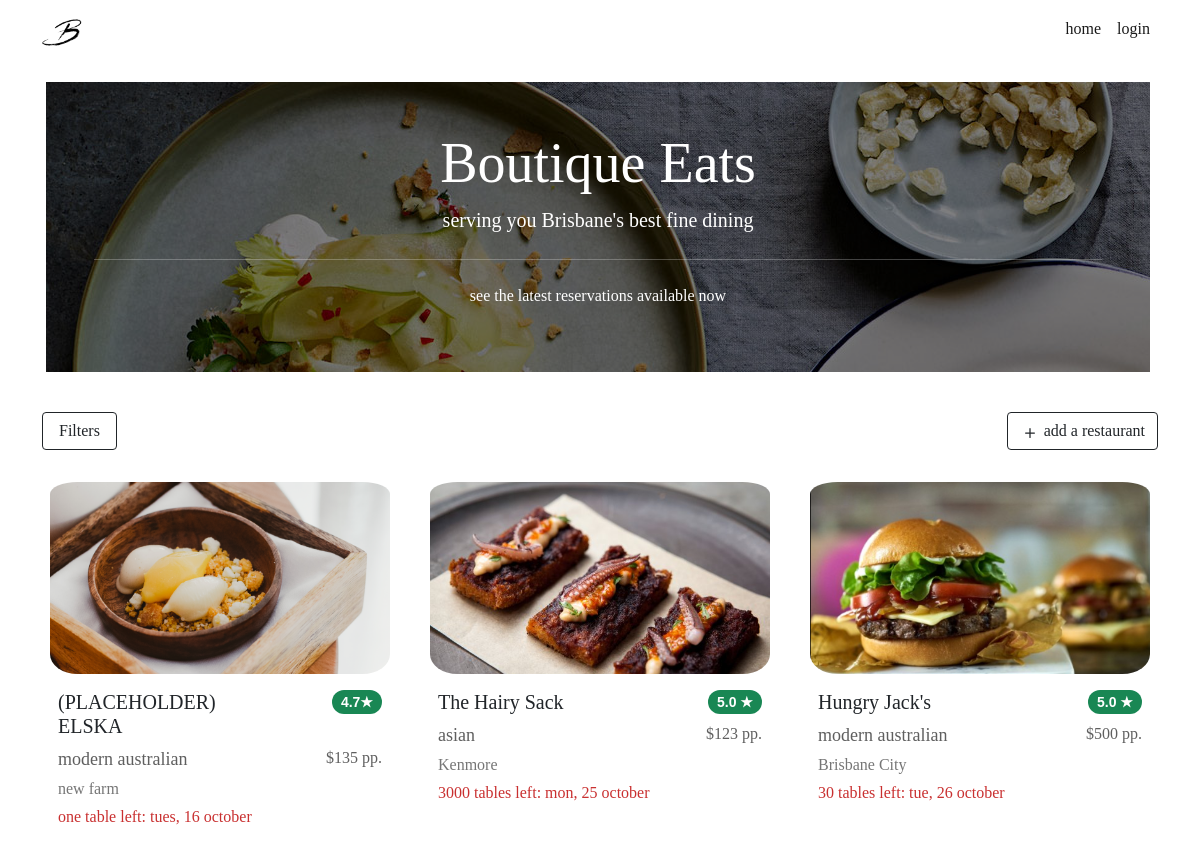
Before: / with the older database file.
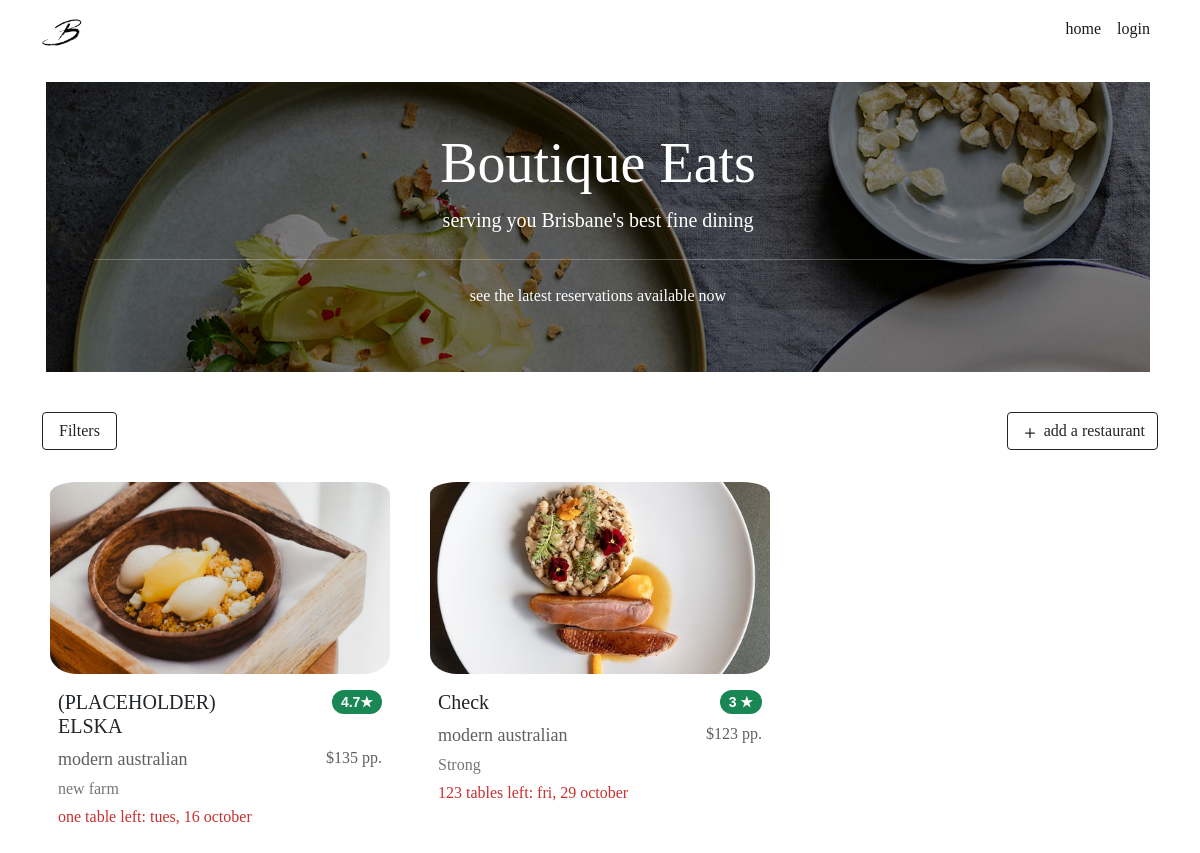
After: the same page with the newer database file.
### website/models.py (models this page shows, shortened)
class Restaurant(db.Model):
    __tablename__ = 'restaurants'
    __table_args__ = {'extend_existing': True}
    restaurant_id = db.Column(db.Integer, primary_key=True)
    name = db.Column(db.String(100), nullable=False)
    street = db.Column(db.String(150), nullable=False)
    suburb = db.Column(db.String(50), nullable=False)
    max_reservations = db.Column(db.Integer)
    caption = db.Column(db.String(200), nullable=False)
    description = db.Column(db.String(400), nullable=False)
    price = db.Column(db.Integer)
    cuisine_type = db.Column(db.String(30), nullable=False)
    num_courses = db.Column(db.Integer, nullable=False)
    website = db.Column(db.String(400))
    image = db.Column(db.String(400), nullable=False)
    comments = db.relationship('Comment', backref='restaurant')
    statuses = db.relationship('RestaurantStatus', backref='restaurant')
    reservations = db.relationship('Reservation', backref='restaurant')

class RestaurantStatus(db.Model):
    __tablename__ = 'restaurantstatuses'
    __table_args__ = {'extend_existing': True}
    restaurant_status_id = db.Column(db.Integer, primary_key=True)
    status = db.Column(db.String(100), nullable=False)
    at_time = db.Column(db.DateTime, default=datetime.now())
    restaurant_id = db.Column(db.Integer, db.ForeignKey('restaurants.restaurant_id'))

### website/views.py (the view)
@bp.route('/')
def index():
    restaurants = Restaurant.query.all()
    statuses = []
    for restaurant in restaurants:
        statuses.append(RestaurantStatus.query.filter_by(restaurant=restaurant).order_by(desc(RestaurantStatus.at_time)).first())
    return render_template("index.html", restaurants=restaurants, restaurant_statuses=statuses)

### website/templates/index.html (shortened to what this page needs)
{% extends 'base.html' %}
{% block content %}
<div class="container">
    <div class="row me-4 mt-auto">
        <div class="p-5 rounded-lg m-3"
            style="color: #ffffff; background: linear-gradient( rgba(0, 0, 0, 0.5), rgba(0, 0, 0, 0.5) ), url('../static/image/banner_many.jpg');">
            <h1 class="display-4 text-center">Boutique Eats</h1>
            <p class="lead text-center">serving you Brisbane's best fine dining</p>
            <hr class="my-4">
            <p class="text-center">see the latest reservations available now</p>
        </div>
    </div>
</div>
<div class="container">
    <div class="row mt-4 mb-2">
        <div class="col-12 col-md-6 col-lg-6">
            <button class="btn btn-outline-dark px-3" type="button" data-bs-toggle="collapse"
                data-bs-target="#filterMenu" aria-expanded="false" aria-controls="filterMenu">
                Filters
            </button>
        </div>
        <div class="col-12 col-md-6 col-lg-6">
            <a class="btn btn-outline-dark float-end" href="{{url_for('main.createrestaurant')}}" role="button">
                <svg xmlns="http://www.w3.org/2000/svg" width="20" height="20" fill="currentColor" class="bi bi-plus"
                    viewBox="0 0 16 16">
                    <path
                        d="M8 4a.5.5 0 0 1 .5.5v3h3a.5.5 0 0 1 0 1h-3v3a.5.5 0 0 1-1 0v-3h-3a.5.5 0 0 1 0-1h3v-3A.5.5 0 0 1 8 4z" />
                </svg>
                add a restaurant
            </a>
        </div>
    </div>
</div>
<div class="container">
    <div class="row mt-3 mt-lg-4 mt-sm-4">
        <div class="col-lg-4 col-md-12 pb-5 pb-lg-2 pb-md-5 pb-sm-4">
            <div class="card">
                <img src="../static/image/elska_2.png" class="card-img-top px-2 pt-2" alt="...">
                <div class="card-body">
                    <div class="row">
                        <div class="col-6 col-lg-8 col-md-6">
                            <div class="card-title">
                                <h5>(PLACEHOLDER) ELSKA</h5>
                            </div>
                        </div>
                        <div class="col-6 col-lg-4 col-md-6">
                            <span class="badge rounded-pill bg-success float-end">4.7&#9733;</span>
                        </div>
                    </div>
                    <div class="row">
                        <div class="col-8 col-lg-6">
                            <p class="card-text card-cuisine">
                                modern australian
                            </p>
                        </div>
                        <div class="col-4 col-lg-6 card-price">
                            $135 pp.
                        </div>
                    </div>
                    <div class="row mt-1">
                        <div class="card-text card-location">
                            new farm
                        </div>
                    </div>
                    <div class="row mt-1">
                        <div class="card-text card-seats">
                            one table left: tues, 16 october
                        </div>
                    </div>
                </div>
            </div>
        </div>
        {% for restaurant in restaurants %}
        <div class="col-lg-4 col-md-12 pb-5 pb-lg-2 pb-md-5 pb-sm-4">
            <div class="card">
                <img src="{{ restaurant.image }}" class="card-img-top px-2 pt-2" alt="{{ restaurant.name }}">
                <div class="card-body">
                    <div class="row">
                        <div class="col-6 col-lg-8 col-md-6">
                            <div class="card-title">
                                <h5>{{ restaurant.name }} </h5>
                            </div>
                        </div>
                        <div class="col-6 col-lg-4 col-md-6">
                            {% set average = [] %}
                            <span class="badge rounded-pill bg-success float-end">
                                {% if average|count > 0 %}
                                {{ average | sum / average | count}}
                                {% else %}
                                3
                                {% endif %}
                                &#9733;</span>
                        </div>
                    </div>
                    <div class="row">
                        <div class="col-8 col-lg-6">
                            <p class="card-text card-cuisine">
                                {{ restaurant.cuisine_type }}
                            </p>
                        </div>
                        <div class="col-4 col-lg-6 card-price">
                            ${{ restaurant.price }} pp.
                        </div>
                    </div>
                    <div class="row mt-1">
                        <div class="card-text card-location">
                            {{ restaurant.suburb }}
                        </div>
                    </div>
                    <div class="row mt-1">
                        <div class="card-text card-seats">
                            {{ restaurant.max_reservations - restaurant.reservations|length }} tables left:
                            {{restaurant.statuses[-1].at_time.strftime("%a, %d %B").lower() }}
                        </div>
                    </div>
                </div>
            </div>
        </div>
        {% endfor %}
    </div>
</div>
{% endblock %}

### website/templates/base.html (shortened to what this page needs)
<!DOCTYPE html>
<html lang="en">
<head>
    <link href="https://cdn.jsdelivr.net/npm/bootstrap@5.0.0-beta3/dist/css/bootstrap.min.css" rel="stylesheet"
>
    <link rel="stylesheet" href="../static/css/stylesheet.css">
</head>
<main>
    <body>
        <header>
            <nav class="navbar navbar-expand-sm navbar-light">
                <div class="container">
                    <a class="navbar-brand" href="{{url_for('main.index')}}">
                        <img src=" ../static/image/logo.png" width="40" height="40">
                    </a>
                    <div class="collapse navbar-collapse" id="navbarNavDropdown">
                        <div class="navbar-nav ms-auto mb-2">
                            <a class="nav-link active" href="{{url_for('main.index')}}">home</a>
                            {% if current_user.is_authenticated %}
                            <a class="nav-link disabled" tabindex="-1">welcome {{current_user.name}}</a>
                            <a class="nav-link active" href="{{url_for('main.bookings')}}">view booking history</a>
                            <a class="nav-item nav-link" href="{{ url_for('auth.logout') }}">log out</a>
                            {% else %}
                            <a class="nav-link active" href="{{url_for('auth.login')}}">login</a>
                            {% endif %}
                        </div>
                    </div>
                </div>
            </nav>
        </header>
        {% import "bootstrap/wtf.html" as wtf %}
        {% block content %}
        {% endblock %}
    </body>
</main>
</html>

### website/static/css/stylesheet.css (style rules this page uses)
body { font-family: Didot, Palatino, Perpetua, serif; }
.card { border-radius: 5%; border: none; }
.card-img-top { width: 100%; height: 25vh; object-fit: cover; border-radius: 10%; }
.card-title { font-weight: bold; }
.card-text { font-size: 18px; }
.card-seats { font-size: 16px; color: #c93030; }
.card-cuisine { text-align: left; color: #5f5f5f; }
.card-price { text-align: right; font-size: 16px; color: #5f5f5f; }
.card-location { text-align: left; font-size: 16px; color: #767676; }
span.badge { font-size: 14px; font-family: Candara, sans-serif; }

Changed rows visible on the page:
removed Restaurant: image (picture), name "Hungry Jack's", average "5.0", cuisine_type "modern australian", price "500", suburb "Brisbane City", max_reservations "30", at_time "tue, 26 october"
changed Restaurant: image: a different picture; name "The Hairy Sack" → "Check"; cuisine_type "asian" → "modern australian"; suburb "Kenmore" → "Strong"; max_reservations "3000" → "123"; at_time "mon, 25 october" → "fri, 29 october"; average "5.0" → (not shown); now shows "3"
